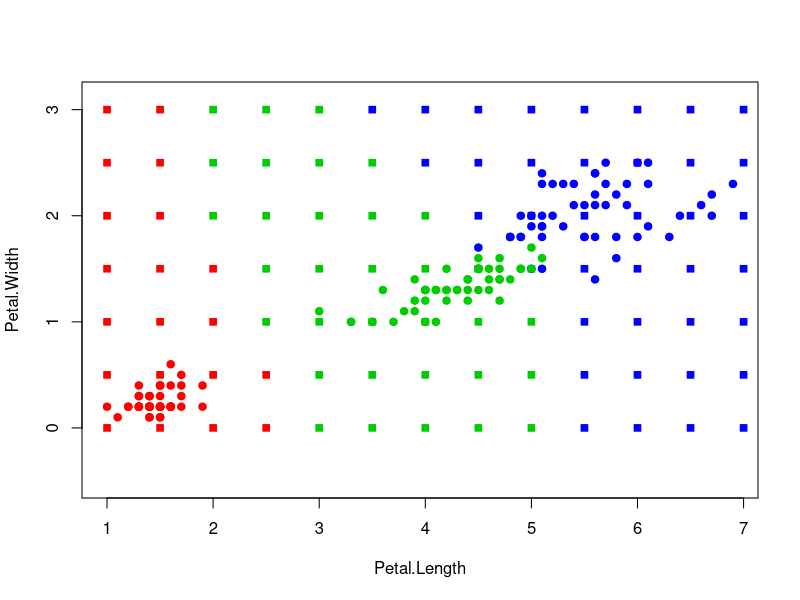

Write the R code that produced this figure.
sortObjectsByDist = function(xl, z){
  
  l = dim(xl)[1];
  n = dim(xl)[2]-1;
  
  distances = matrix(NA, l, 2);
  
  for (i in 1:l){
    distances[i, ] = c(sqrt(sum((xl[i, 1:n] - z)^2)), xl[i, 3]);
  }
  
  orderedXl = distances[order(distances[, 1]),];
  
  return (orderedXl);
}

classif_kwNN = function(orderedXl, k, q){
  
  weightClasses = table(orderedXl[,2])-50;
  
  for(j in 1:k){
    weightClasses[orderedXl[j,2]] = weightClasses[orderedXl[j,2]] + (orderedXl[j,1] * q^j);
  }
  
  class = names(which.max(weightClasses));
  
  return (class)
}

kwNN = function(xl, z, k, q){
  return(classif_kwNN(sortObjectsByDist(xl, z), k, q));
}

xl = iris[,3:5];

colors <- c("1" = "red", "2" = "green3", "3" = "blue")
plot(iris[, 3:4], pch = 21, bg = colors[iris$Species], col = colors[iris$Species], asp = 1)

x = 1;
y = 0;

while(x <= 7){
  while(y <= 3){
    class <- kwNN(xl, c(x,y), k=6, q=0.2);
    points(x, y, pch = 22, bg = colors[class], col = colors[class], asp = 1);
    y = y + 0.5;
  }
  y = 0;
  x = x + 0.5;
}
